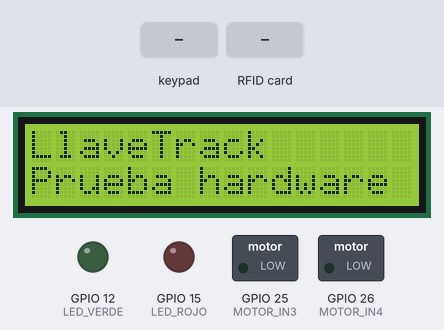
A sketch run on a simulated ESP32. Shown: 16×2 character LCD, switched loads named in the sketch (green lamp = pin HIGH), output pins drawn as LEDs (lit = HIGH). The inputs (shaded band) are chosen by the test bench. What the sketch prints to the serial monitor is not drawn.

Above: at 1.8 s.
1.9 s: keypad keys A 9 4 B 3 7 A 4 # pressed 0.4 s apart
At 5.5 s:
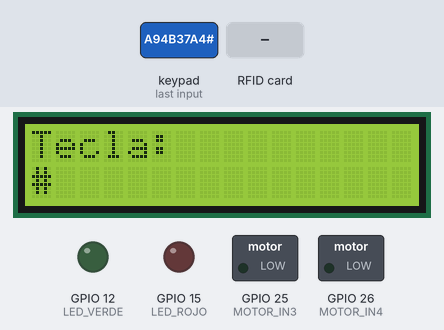
7.0 s: RFID card 9A 35 EA 81 held to the reader
At 7.9 s:
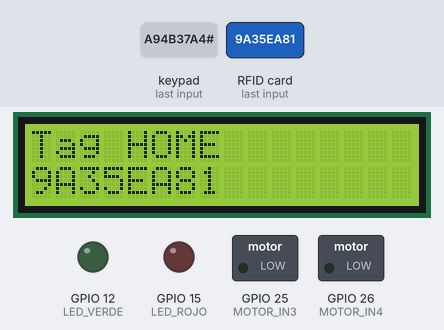
8.5 s: key 'C' pressed
At 9.0 s:
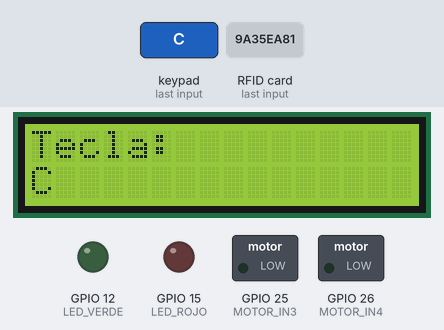
10.0 s: RFID card A9 4B 37 A4 held to the reader
At 10.5 s:
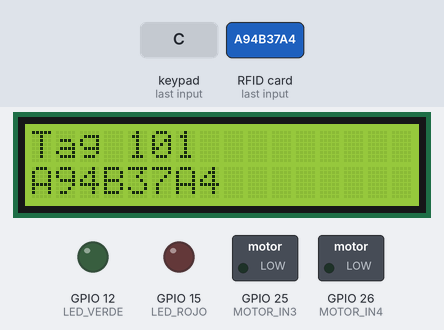
11.5 s: key '*' pressed
At 12.7 s:
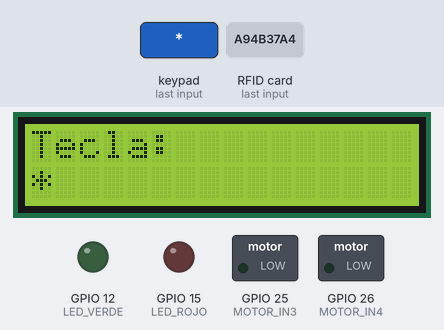
13.0 s: keypad keys A 9 4 B 3 7 A 4 D pressed 0.4 s apart
At 13.23 s:
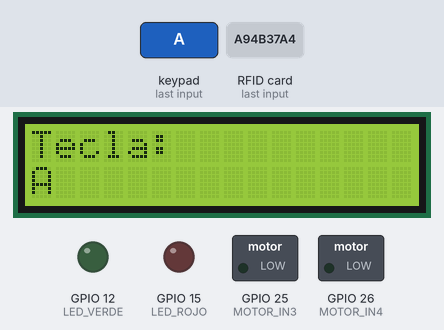
Timing chart, 0 to 16.0 s (numbered marks = the images above; inputs shaded):
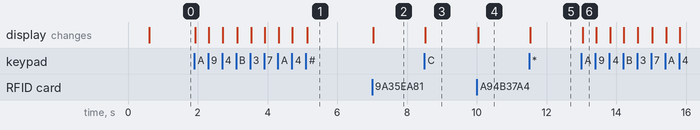

The sketch:

prueba_arduino.ino
```cpp
// LlaveTrack: programa de PRUEBA del hardware (Arduino IDE). No es el firmware final.
//
// Prueba cada parte por separado y mide cuanto tarda el disco en dar una vuelta usando
// el tag HOME. Se maneja desde el Monitor Serie (115200 baudios, "Nueva linea").
//
// Comandos:
//   i  escanear el bus I2C (direccion del LCD: 0x27 o 0x3F)
//   l  probar el LED bicolor (verde, rojo y los dos juntos)
//   a  motor adelante      r  motor atras      s  parar el motor
//   v  medir vueltas: gira y muestra el tiempo entre pasadas del tag HOME (3 vueltas)
//   El lector RFID y el teclado se prueban solos: acerca un tag o toca una tecla.
//
// Librerias (Herramientas > Administrar bibliotecas):
//   MFRC522 (GithubCommunity / miguelbalboa), LiquidCrystal I2C (Frank de Brabander),
//   Keypad (Mark Stanley, Alexander Brevig).
// Placa: "ESP32 Dev Module".

#include <SPI.h>
#include <Wire.h>
#include <MFRC522.h>
#include <LiquidCrystal_I2C.h>
#include <Keypad.h>

// --- Pines: los del cableado que hicieron los companeros (ver docs/cableado.md) ---
const int RFID_SS = 5, RFID_RST = 27;         // SPI: SCK 18, MISO 19, MOSI 23
const int I2C_SDA = 21, I2C_SCL = 22;
const int MOTOR_IN3 = 25, MOTOR_IN4 = 26;     // canal B del L298N. ENB con jumper: siempre a velocidad maxima
const int LED_VERDE = 12, LED_ROJO = 15;      // un LED bicolor
byte FILAS[4] = {4, 13, 14, 16};
byte COLUMNAS[4] = {17, 32, 33, 2};

// --- Tags conocidos (leidos con NFC Tools el 27/10/2026) ---
const char *UID_HOME = "9A35EA81";
const char *TAGS[][2] = {
  {"9A35EA81", "HOME"}, {"A94B37A4", "101"}, {"2A86C880", "102"},
  {"5A81F281", "213"},  {"CAA8EA81", "214"}, {"2AC3FE80", "313"},
};

char TECLAS[4][4] = {
  {'1', '2', '3', 'A'},
  {'4', '5', '6', 'B'},
  {'7', '8', '9', 'C'},
  {'*', '0', '#', 'D'},
};

MFRC522 rfid(RFID_SS, RFID_RST);
LiquidCrystal_I2C *lcd = nullptr;  // se crea cuando el scanner encuentra la direccion
Keypad teclado = Keypad(makeKeymap(TECLAS), FILAS, COLUMNAS, 4, 4);

int sentido = 0;          // 1 adelante, -1 atras, 0 parado
bool midiendo = false;
unsigned long ultimaHome = 0;
int pasadasHome = 0;

// ---------------------------------------------------------------------------

void lcdMensaje(const String &linea1, const String &linea2) {
  if (!lcd) return;
  lcd->clear();
  lcd->setCursor(0, 0);
  lcd->print(linea1.substring(0, 16));  // el LCD tiene 16 caracteres por linea
  lcd->setCursor(0, 1);
  lcd->print(linea2.substring(0, 16));
}

byte escanearI2C() {
  byte encontrada = 0;
  Serial.println("Escaneando I2C...");
  for (byte dir = 1; dir < 127; dir++) {
    Wire.beginTransmission(dir);
    if (Wire.endTransmission() == 0) {
      Serial.printf("  Dispositivo en 0x%02X\n", dir);
      if (dir == 0x27 || dir == 0x3F) encontrada = dir;
    }
  }
  if (!encontrada) Serial.println("  No se encontro el LCD (0x27 ni 0x3F). Revisa SDA 21 / SCL 22 y la alimentacion.");
  return encontrada;
}

void motor(int nuevoSentido) {
  sentido = nuevoSentido;
  digitalWrite(MOTOR_IN3, sentido == 1 ? HIGH : LOW);
  digitalWrite(MOTOR_IN4, sentido == -1 ? HIGH : LOW);
  Serial.printf("Motor: %s\n", sentido == 1 ? "adelante" : sentido == -1 ? "atras" : "parado");
}

String uidLeido() {
  String uid = "";
  for (byte i = 0; i < rfid.uid.size; i++) {
    if (rfid.uid.uidByte[i] < 0x10) uid += "0";
    uid += String(rfid.uid.uidByte[i], HEX);
  }
  uid.toUpperCase();
  return uid;
}

const char *nombreDelTag(const String &uid) {
  for (auto &tag : TAGS) {
    if (uid == tag[0]) return tag[1];
  }
  return nullptr;
}

void probarLed() {
  Serial.println("LED verde (GPIO12)");
  digitalWrite(LED_VERDE, HIGH);
  delay(1000);
  digitalWrite(LED_VERDE, LOW);
  Serial.println("LED rojo (GPIO15)");
  digitalWrite(LED_ROJO, HIGH);
  delay(1000);
  digitalWrite(LED_ROJO, LOW);
  Serial.println("LED los dos juntos (se ve amarillo o naranja)");
  digitalWrite(LED_VERDE, HIGH);
  digitalWrite(LED_ROJO, HIGH);
  delay(1000);
  digitalWrite(LED_VERDE, LOW);
  digitalWrite(LED_ROJO, LOW);
}

void leerTag() {
  // IsNewCardPresent solo ve tags "nuevos": despues de leerlo se lo pone en HALT y no se
  // vuelve a ver hasta que sale del campo y vuelve a entrar. Asi cada pasada cuenta una vez.
  if (!rfid.PICC_IsNewCardPresent() || !rfid.PICC_ReadCardSerial()) return;
  String uid = uidLeido();
  const char *nombre = nombreDelTag(uid);
  unsigned long ahora = millis();
  Serial.printf("Tag %s %s\n", uid.c_str(), nombre ? (String("= ") + nombre).c_str() : "(desconocido)");
  lcdMensaje(nombre ? String("Tag ") + nombre : "Tag desconocido", uid);

  if (midiendo && uid == UID_HOME && ahora - ultimaHome > 1000) {  // 1 s: ignora rebotes
    if (ultimaHome) {
      float segundos = (ahora - ultimaHome) / 1000.0;
      Serial.printf(">>> Vuelta %d: %.2f s (%.3f s por slot)\n", pasadasHome, segundos, segundos / 32);
    }
    ultimaHome = ahora;
    pasadasHome++;
    if (pasadasHome > 3) {
      motor(0);
      midiendo = false;
      Serial.println("Medicion terminada. Pasame los 3 tiempos.");
    }
  }
  rfid.PICC_HaltA();
}

// ---------------------------------------------------------------------------

void setup() {
  Serial.begin(115200);
  delay(500);
  Serial.println("\nLlaveTrack: prueba de hardware");

  pinMode(MOTOR_IN3, OUTPUT);
  pinMode(MOTOR_IN4, OUTPUT);
  motor(0);
  pinMode(LED_VERDE, OUTPUT);
  pinMode(LED_ROJO, OUTPUT);
  digitalWrite(LED_VERDE, LOW);
  digitalWrite(LED_ROJO, LOW);

  Wire.begin(I2C_SDA, I2C_SCL);
  byte direccion = escanearI2C();
  if (direccion) {
    lcd = new LiquidCrystal_I2C(direccion, 16, 2);
    lcd->init();
    lcd->backlight();
    lcdMensaje("LlaveTrack", "Prueba hardware");
    Serial.printf("LCD en 0x%02X\n", direccion);
  }

  SPI.begin();
  rfid.PCD_Init();
  byte version = rfid.PCD_ReadRegister(MFRC522::VersionReg);
  if (version == 0x00 || version == 0xFF) {
    Serial.println("No responde el lector RC522: revisa cables y que este a 3,3 V.");
  } else {
    Serial.printf("Lector RC522 OK (version 0x%02X). Acerca un tag.\n", version);
  }
  Serial.println("Comandos: i l a r s v");
}

void loop() {
  leerTag();

  char tecla = teclado.getKey();
  if (tecla) {
    Serial.printf("Tecla: %c\n", tecla);
    lcdMensaje("Tecla:", String(tecla));
  }

  if (Serial.available()) {
    char c = Serial.read();
    switch (c) {
      case 'i': escanearI2C(); break;
      case 'l': probarLed(); break;
      case 'a': motor(1); break;
      case 'r': motor(-1); break;
      case 's': motor(0); midiendo = false; break;
      case 'v':
        Serial.println("Midiendo: gira hasta pasar 4 veces por HOME (3 vueltas). 's' para cortar.");
        midiendo = true;
        ultimaHome = 0;
        pasadasHome = 0;
        motor(1);
        break;
    }
  }
}
```

Measured:
- after the input at 1.9 s, the display: first changes at once (image 1 shows a later state)
- after the input at 7.0 s, the display: changes at once (image 2)
- after the input at 8.5 s, the display: changes at once (image 3)
- after the input at 10.0 s, the display: changes at once (image 4)
- after the input at 11.5 s, the display: changes at once (image 5)
- after the input at 13.0 s, the display: changes at once (image 6)
